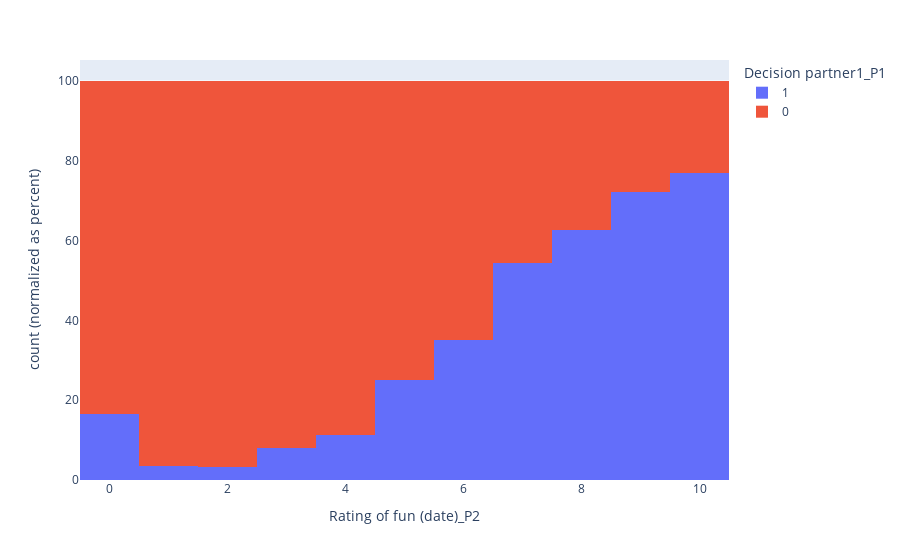

The notebook cell saved with this chart:
### Code cell
fig=px.histogram(df_date,x='Rating of fun (date)_P2',color='Decision partner1_P1', barnorm='percent', nbins=20)
fig.show()

### Figure 1 — Plotly figure (JSON) as saved in the notebook; plotly's stock layout.template omitted (floating-point values rounded to 4 significant figures; data arrays with more than 128 entries replaced by an {"elided": "..."} marker saying what was removed)
{"data": [{"alignmentgroup": "True", "bingroup": "x", "hovertemplate": "Decision partner1_P1=1<br>Rating of fun (date)_P2=%{x}<br>count (normalized as percent)=%{y}<extra></extra>", "legendgroup": "1", "marker": {"color": "#636efa", "pattern": {"shape": ""}}, "name": "1", "nbinsx": 20, "offsetgroup": "1", "orientation": "v", "showlegend": true, "type": "histogram", "x": {"elided": "1774 float values"}, "xaxis": "x", "yaxis": "y"}, {"alignmentgroup": "True", "bingroup": "x", "hovertemplate": "Decision partner1_P1=0<br>Rating of fun (date)_P2=%{x}<br>count (normalized as percent)=%{y}<extra></extra>", "legendgroup": "0", "marker": {"color": "#EF553B", "pattern": {"shape": ""}}, "name": "0", "nbinsx": 20, "offsetgroup": "0", "orientation": "v", "showlegend": true, "type": "histogram", "x": {"elided": "2410 int values"}, "xaxis": "x", "yaxis": "y"}], "layout": {"barmode": "relative", "barnorm": "percent", "legend": {"title": {"text": "Decision partner1_P1"}, "tracegroupgap": 0}, "margin": {"t": 60}, "xaxis": {"anchor": "y", "domain": [0, 1], "title": {"text": "Rating of fun (date)_P2"}}, "yaxis": {"anchor": "x", "domain": [0, 1], "title": {"text": "count (normalized as percent)"}}}}
